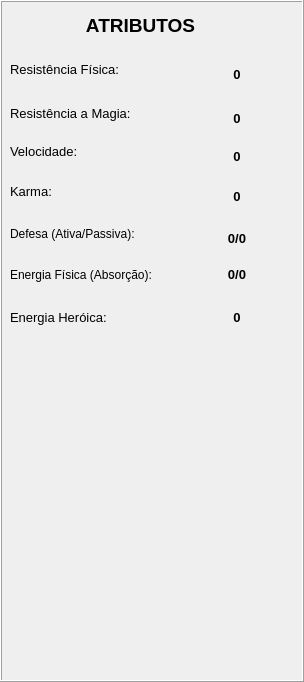
     <widget class="QFrame" name="frame_2">
      <property name="geometry">
       <rect>
        <x>980</x>
        <y>9</y>
        <width>304</width>
        <height>682</height>
       </rect>
      </property>
      <property name="autoFillBackground">
       <bool>false</bool>
      </property>
      <property name="frameShape">
       <enum>QFrame::Box</enum>
      </property>
      <property name="frameShadow">
       <enum>QFrame::Raised</enum>
      </property>
      <widget class="QLabel" name="lblimgAtributos">
       <property name="geometry">
        <rect>
         <x>18</x>
         <y>372</y>
         <width>271</width>
         <height>301</height>
        </rect>
       </property>
       <property name="text">
        <string/>
       </property>
       <property name="pixmap">
        <pixmap resource="../../Imagens/tela/tela.qrc">:/Principal/tagmar_atributos.png</pixmap>
       </property>
       <property name="alignment">
        <set>Qt::AlignCenter</set>
       </property>
      </widget>
      <widget class="QLabel" name="lblRf">
       <property name="geometry">
        <rect>
         <x>10</x>
         <y>59</y>
         <width>177</width>
         <height>21</height>
        </rect>
       </property>
       <property name="font">
        <font>
         <pointsize>10</pointsize>
        </font>
       </property>
       <property name="text">
        <string>Resistência Física:</string>
       </property>
      </widget>
      <widget class="QLabel" name="lblRm">
       <property name="geometry">
        <rect>
         <x>10</x>
         <y>103</y>
         <width>177</width>
         <height>21</height>
        </rect>
       </property>
       <property name="font">
        <font>
         <pointsize>10</pointsize>
        </font>
       </property>
       <property name="text">
        <string>Resistência a Magia:</string>
       </property>
      </widget>
      <widget class="QLabel" name="lblspeed">
       <property name="geometry">
        <rect>
         <x>10</x>
         <y>141</y>
         <width>177</width>
         <height>21</height>
        </rect>
       </property>
       <property name="font">
        <font>
         <pointsize>10</pointsize>
        </font>
       </property>
       <property name="text">
        <string>Velocidade:</string>
       </property>
      </widget>
      <widget class="QLabel" name="label_14">
       <property name="geometry">
        <rect>
         <x>10</x>
         <y>223</y>
         <width>177</width>
         <height>21</height>
        </rect>
       </property>
       <property name="font">
        <font>
         <pointsize>9</pointsize>
         <weight>50</weight>
         <bold>false</bold>
        </font>
       </property>
       <property name="text">
        <string>Defesa (Ativa/Passiva):</string>
       </property>
      </widget>
      <widget class="QLabel" name="label_15">
       <property name="geometry">
        <rect>
         <x>10</x>
         <y>181</y>
         <width>177</width>
         <height>21</height>
        </rect>
       </property>
       <property name="font">
        <font>
         <pointsize>10</pointsize>
        </font>
       </property>
       <property name="text">
        <string>Karma:</string>
       </property>
      </widget>
      <widget class="QLabel" name="label_16">
       <property name="geometry">
        <rect>
         <x>10</x>
         <y>301</y>
         <width>177</width>
         <height>33</height>
        </rect>
       </property>
       <property name="font">
        <font>
         <pointsize>10</pointsize>
        </font>
       </property>
       <property name="text">
        <string>Energia Heróica:</string>
       </property>
      </widget>
      <widget class="QLabel" name="label_17">
       <property name="geometry">
        <rect>
         <x>10</x>
         <y>258</y>
         <width>177</width>
         <height>33</height>
        </rect>
       </property>
       <property name="font">
        <font>
         <pointsize>9</pointsize>
        </font>
       </property>
       <property name="text">
        <string>Energia Física (Absorção):</string>
       </property>
      </widget>
      <widget class="QLabel" name="label_18">
       <property name="geometry">
        <rect>
         <x>5</x>
         <y>10</y>
         <width>271</width>
         <height>31</height>
        </rect>
       </property>
       <property name="font">
        <font>
         <pointsize>14</pointsize>
         <weight>75</weight>
         <bold>true</bold>
        </font>
       </property>
       <property name="text">
        <string>ATRIBUTOS</string>
       </property>
       <property name="alignment">
        <set>Qt::AlignCenter</set>
       </property>
      </widget>
      <widget class="QLabel" name="lblResistenciaFisica">
       <property name="geometry">
        <rect>
         <x>186</x>
         <y>59</y>
         <width>102</width>
         <height>30</height>
        </rect>
       </property>
       <property name="font">
        <font>
         <pointsize>10</pointsize>
         <weight>75</weight>
         <bold>true</bold>
        </font>
       </property>
       <property name="text">
        <string>0</string>
       </property>
       <property name="alignment">
        <set>Qt::AlignCenter</set>
       </property>
      </widget>
      <widget class="QLabel" name="lblResistenciaMagia">
       <property name="geometry">
        <rect>
         <x>186</x>
         <y>103</y>
         <width>102</width>
         <height>30</height>
        </rect>
       </property>
       <property name="font">
        <font>
         <pointsize>10</pointsize>
         <weight>75</weight>
         <bold>true</bold>
        </font>
       </property>
       <property name="text">
        <string>0</string>
       </property>
       <property name="alignment">
        <set>Qt::AlignCenter</set>
       </property>
      </widget>
      <widget class="QLabel" name="lblVelocidade">
       <property name="geometry">
        <rect>
         <x>186</x>
         <y>141</y>
         <width>102</width>
         <height>30</height>
        </rect>
       </property>
       <property name="font">
        <font>
         <pointsize>10</pointsize>
         <weight>75</weight>
         <bold>true</bold>
        </font>
       </property>
       <property name="text">
        <string>0</string>
       </property>
       <property name="alignment">
        <set>Qt::AlignCenter</set>
       </property>
      </widget>
      <widget class="QLabel" name="lblKarma">
       <property name="geometry">
        <rect>
         <x>186</x>
         <y>181</y>
         <width>102</width>
         <height>30</height>
        </rect>
       </property>
       <property name="font">
        <font>
         <pointsize>10</pointsize>
         <weight>75</weight>
         <bold>true</bold>
        </font>
       </property>
       <property name="text">
        <string>0</string>
       </property>
       <property name="alignment">
        <set>Qt::AlignCenter</set>
       </property>
      </widget>
      <widget class="QLabel" name="lblDefesa">
       <property name="geometry">
        <rect>
         <x>186</x>
         <y>223</y>
         <width>102</width>
         <height>30</height>
        </rect>
       </property>
       <property name="font">
        <font>
         <pointsize>10</pointsize>
         <weight>75</weight>
         <bold>true</bold>
        </font>
       </property>
       <property name="text">
        <string>0/0</string>
       </property>
       <property name="alignment">
        <set>Qt::AlignCenter</set>
       </property>
      </widget>
      <widget class="QLabel" name="lblEnergiaFisica">
       <property name="geometry">
        <rect>
         <x>186</x>
         <y>258</y>
         <width>102</width>
         <height>33</height>
        </rect>
       </property>
       <property name="font">
        <font>
         <pointsize>10</pointsize>
         <weight>75</weight>
         <bold>true</bold>
        </font>
       </property>
       <property name="text">
        <string>0/0</string>
       </property>
       <property name="alignment">
        <set>Qt::AlignCenter</set>
       </property>
      </widget>
      <widget class="QLabel" name="lblEnergiaHeroica">
       <property name="geometry">
        <rect>
         <x>186</x>
         <y>301</y>
         <width>102</width>
         <height>33</height>
        </rect>
       </property>
       <property name="font">
        <font>
         <pointsize>10</pointsize>
         <weight>75</weight>
         <bold>true</bold>
        </font>
       </property>
       <property name="text">
        <string>0</string>
       </property>
       <property name="alignment">
        <set>Qt::AlignCenter</set>
       </property>
      </widget>
     </widget>
